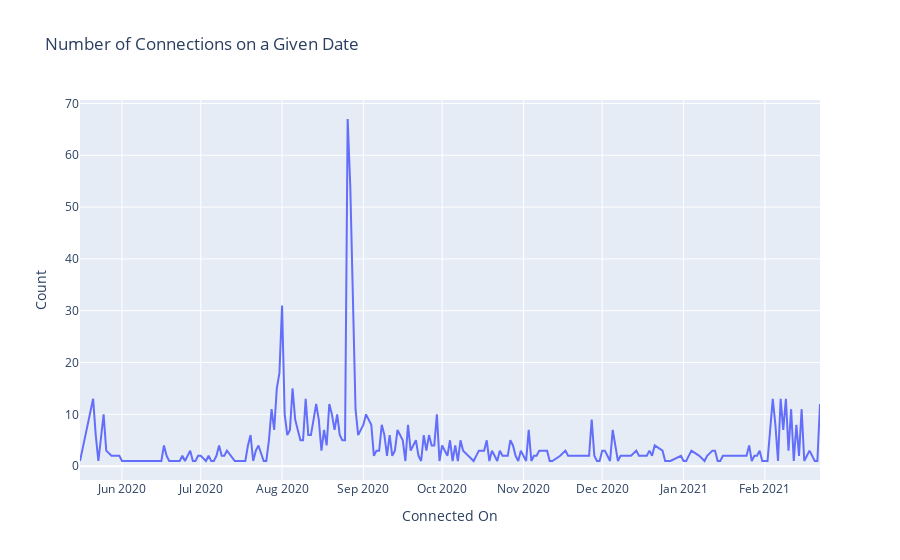

Source (notebook cell):
### Markdown cell above
Now, we can visualize the number of connections on a given date using Plotly's line plot.

### Code cell
# Create a line plot to visualize the number of connections on a given date
fig1 = px.line(df.groupby(by="Connected On").count().reset_index(), 
               x="Connected On", 
               y="First Name", 
               labels={"First Name": "Count"},
               title="Number of Connections on a Given Date")
fig1.show()

### Figure 1 — Plotly figure (JSON) as saved in the notebook; plotly's stock layout.template omitted (floating-point values rounded to 4 significant figures; data arrays with more than 128 entries replaced by an {"elided": "..."} marker saying what was removed)
{"data": [{"hovertemplate": "Connected On=%{x}<br>Count=%{y}<extra></extra>", "legendgroup": "", "line": {"color": "#636efa", "dash": "solid"}, "mode": "lines", "name": "", "orientation": "v", "showlegend": false, "type": "scatter", "x": {"elided": "223 str values"}, "xaxis": "x", "y": {"elided": "223 int values"}, "yaxis": "y"}], "layout": {"legend": {"tracegroupgap": 0}, "title": {"text": "Number of Connections on a Given Date"}, "xaxis": {"anchor": "y", "domain": [0, 1], "title": {"text": "Connected On"}}, "yaxis": {"anchor": "x", "domain": [0, 1], "title": {"text": "Count"}}}}
